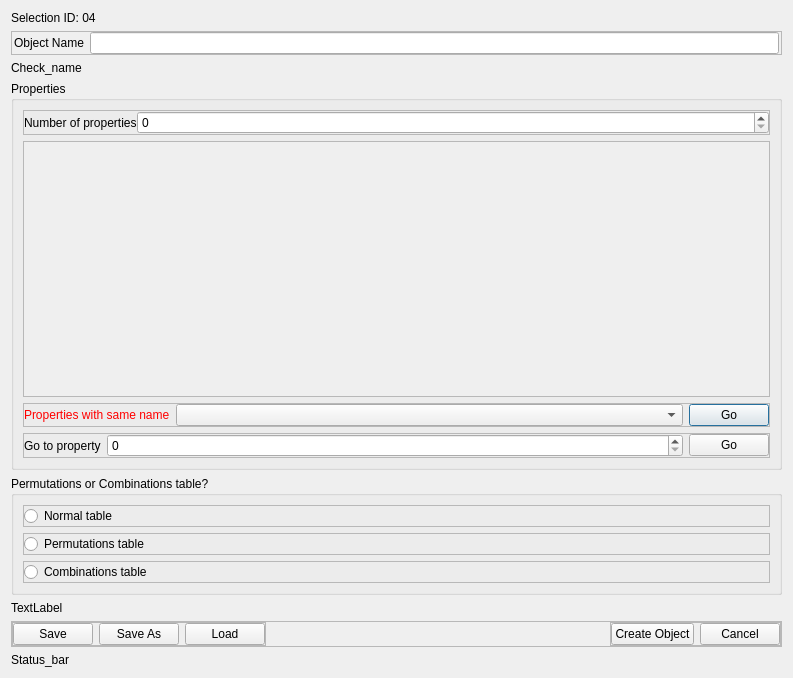
<?xml version="1.0" encoding="UTF-8"?>
<ui version="4.0">
 <class>Dialog</class>
 <widget class="QDialog" name="Dialog">
  <property name="geometry">
   <rect>
    <x>0</x>
    <y>0</y>
    <width>793</width>
    <height>678</height>
   </rect>
  </property>
  <property name="windowTitle">
   <string>Dialog</string>
  </property>
  <layout class="QVBoxLayout" name="verticalLayout">
   <item>
    <widget class="QLabel" name="label_14">
     <property name="text">
      <string>Selection ID: 04</string>
     </property>
    </widget>
   </item>
   <item>
    <widget class="QFrame" name="frame_21">
     <property name="sizePolicy">
      <sizepolicy hsizetype="Expanding" vsizetype="Preferred">
       <horstretch>0</horstretch>
       <verstretch>0</verstretch>
      </sizepolicy>
     </property>
     <property name="locale">
      <locale language="English" country="UnitedStates"/>
     </property>
     <property name="frameShape">
      <enum>QFrame::Shape::StyledPanel</enum>
     </property>
     <property name="frameShadow">
      <enum>QFrame::Shadow::Raised</enum>
     </property>
     <layout class="QHBoxLayout" name="horizontalLayout_20">
      <property name="leftMargin">
       <number>2</number>
      </property>
      <property name="topMargin">
       <number>0</number>
      </property>
      <property name="rightMargin">
       <number>2</number>
      </property>
      <property name="bottomMargin">
       <number>0</number>
      </property>
      <item>
       <widget class="QLabel" name="label_19">
        <property name="text">
         <string>Object Name</string>
        </property>
       </widget>
      </item>
      <item>
       <widget class="QLineEdit" name="lineEdit_6"/>
      </item>
     </layout>
    </widget>
   </item>
   <item>
    <widget class="QLabel" name="label_17">
     <property name="sizePolicy">
      <sizepolicy hsizetype="Expanding" vsizetype="Preferred">
       <horstretch>0</horstretch>
       <verstretch>0</verstretch>
      </sizepolicy>
     </property>
     <property name="text">
      <string>Check_name</string>
     </property>
     <property name="wordWrap">
      <bool>true</bool>
     </property>
    </widget>
   </item>
   <item>
    <widget class="QGroupBox" name="groupBox_3">
     <property name="sizePolicy">
      <sizepolicy hsizetype="Expanding" vsizetype="Expanding">
       <horstretch>0</horstretch>
       <verstretch>0</verstretch>
      </sizepolicy>
     </property>
     <property name="title">
      <string>Properties</string>
     </property>
     <layout class="QVBoxLayout" name="verticalLayout_2">
      <item>
       <widget class="QFrame" name="frame_17">
        <property name="frameShape">
         <enum>QFrame::Shape::StyledPanel</enum>
        </property>
        <property name="frameShadow">
         <enum>QFrame::Shadow::Raised</enum>
        </property>
        <layout class="QHBoxLayout" name="horizontalLayout_16" stretch="0,5">
         <property name="spacing">
          <number>0</number>
         </property>
         <property name="leftMargin">
          <number>0</number>
         </property>
         <property name="topMargin">
          <number>0</number>
         </property>
         <property name="rightMargin">
          <number>0</number>
         </property>
         <property name="bottomMargin">
          <number>0</number>
         </property>
         <item>
          <widget class="QLabel" name="label_15">
           <property name="text">
            <string>Number of properties</string>
           </property>
          </widget>
         </item>
         <item>
          <widget class="QSpinBox" name="spinBox_5"/>
         </item>
        </layout>
       </widget>
      </item>
      <item>
       <widget class="QScrollArea" name="scrollArea_2">
        <property name="widgetResizable">
         <bool>true</bool>
        </property>
        <widget class="QWidget" name="scrollAreaWidgetContents">
         <property name="geometry">
          <rect>
           <x>0</x>
           <y>0</y>
           <width>753</width>
           <height>254</height>
          </rect>
         </property>
         <layout class="QVBoxLayout" name="verticalLayout_3"/>
        </widget>
       </widget>
      </item>
      <item>
       <widget class="QFrame" name="frame_7">
        <property name="frameShape">
         <enum>QFrame::Shape::StyledPanel</enum>
        </property>
        <property name="frameShadow">
         <enum>QFrame::Shadow::Raised</enum>
        </property>
        <layout class="QHBoxLayout" name="horizontalLayout_7" stretch="0,6,0">
         <property name="leftMargin">
          <number>0</number>
         </property>
         <property name="topMargin">
          <number>0</number>
         </property>
         <property name="rightMargin">
          <number>0</number>
         </property>
         <property name="bottomMargin">
          <number>0</number>
         </property>
         <item>
          <widget class="QLabel" name="label_6">
           <property name="styleSheet">
            <string notr="true">color: red;</string>
           </property>
           <property name="text">
            <string>Properties with same name</string>
           </property>
          </widget>
         </item>
         <item>
          <widget class="QComboBox" name="comboBox"/>
         </item>
         <item>
          <widget class="QPushButton" name="pushButton_8">
           <property name="text">
            <string>Go</string>
           </property>
          </widget>
         </item>
        </layout>
       </widget>
      </item>
      <item alignment="Qt::AlignmentFlag::AlignBottom">
       <widget class="QFrame" name="frame_14">
        <property name="frameShape">
         <enum>QFrame::Shape::StyledPanel</enum>
        </property>
        <property name="frameShadow">
         <enum>QFrame::Shadow::Raised</enum>
        </property>
        <layout class="QHBoxLayout" name="horizontalLayout_13" stretch="0,7,0">
         <property name="leftMargin">
          <number>0</number>
         </property>
         <property name="topMargin">
          <number>0</number>
         </property>
         <property name="rightMargin">
          <number>0</number>
         </property>
         <property name="bottomMargin">
          <number>0</number>
         </property>
         <item>
          <widget class="QLabel" name="label_10">
           <property name="text">
            <string>Go to property</string>
           </property>
          </widget>
         </item>
         <item>
          <widget class="QSpinBox" name="spinBox_3"/>
         </item>
         <item>
          <widget class="QPushButton" name="pushButton_7">
           <property name="text">
            <string>Go</string>
           </property>
          </widget>
         </item>
        </layout>
       </widget>
      </item>
     </layout>
    </widget>
   </item>
   <item>
    <widget class="QGroupBox" name="groupBox_7">
     <property name="title">
      <string>Permutations or Combinations table?</string>
     </property>
     <layout class="QVBoxLayout" name="verticalLayout_14">
      <item>
       <widget class="QFrame" name="frame_22">
        <property name="frameShape">
         <enum>QFrame::Shape::StyledPanel</enum>
        </property>
        <property name="frameShadow">
         <enum>QFrame::Shadow::Raised</enum>
        </property>
        <layout class="QHBoxLayout" name="horizontalLayout_21">
         <property name="spacing">
          <number>0</number>
         </property>
         <property name="leftMargin">
          <number>0</number>
         </property>
         <property name="topMargin">
          <number>0</number>
         </property>
         <property name="rightMargin">
          <number>0</number>
         </property>
         <property name="bottomMargin">
          <number>0</number>
         </property>
         <item>
          <widget class="QRadioButton" name="radioButton_10">
           <property name="text">
            <string>Normal table</string>
           </property>
          </widget>
         </item>
        </layout>
       </widget>
      </item>
      <item>
       <widget class="QFrame" name="frame_23">
        <property name="frameShape">
         <enum>QFrame::Shape::StyledPanel</enum>
        </property>
        <property name="frameShadow">
         <enum>QFrame::Shadow::Raised</enum>
        </property>
        <layout class="QHBoxLayout" name="horizontalLayout_22">
         <property name="spacing">
          <number>0</number>
         </property>
         <property name="leftMargin">
          <number>0</number>
         </property>
         <property name="topMargin">
          <number>0</number>
         </property>
         <property name="rightMargin">
          <number>0</number>
         </property>
         <property name="bottomMargin">
          <number>0</number>
         </property>
         <item alignment="Qt::AlignmentFlag::AlignLeft">
          <widget class="QRadioButton" name="radioButton_11">
           <property name="text">
            <string>Permutations table</string>
           </property>
          </widget>
         </item>
        </layout>
       </widget>
      </item>
      <item>
       <widget class="QFrame" name="frame_24">
        <property name="frameShape">
         <enum>QFrame::Shape::StyledPanel</enum>
        </property>
        <property name="frameShadow">
         <enum>QFrame::Shadow::Raised</enum>
        </property>
        <layout class="QHBoxLayout" name="horizontalLayout_23">
         <property name="spacing">
          <number>0</number>
         </property>
         <property name="leftMargin">
          <number>0</number>
         </property>
         <property name="topMargin">
          <number>0</number>
         </property>
         <property name="rightMargin">
          <number>0</number>
         </property>
         <property name="bottomMargin">
          <number>0</number>
         </property>
         <item>
          <widget class="QRadioButton" name="radioButton_12">
           <property name="text">
            <string>Combinations table</string>
           </property>
          </widget>
         </item>
        </layout>
       </widget>
      </item>
     </layout>
    </widget>
   </item>
   <item>
    <widget class="QLabel" name="label_7">
     <property name="text">
      <string>TextLabel</string>
     </property>
    </widget>
   </item>
   <item>
    <widget class="QFrame" name="frame_2">
     <property name="frameShape">
      <enum>QFrame::Shape::StyledPanel</enum>
     </property>
     <property name="frameShadow">
      <enum>QFrame::Shadow::Raised</enum>
     </property>
     <layout class="QHBoxLayout" name="horizontalLayout_2">
      <property name="leftMargin">
       <number>0</number>
      </property>
      <property name="topMargin">
       <number>0</number>
      </property>
      <property name="rightMargin">
       <number>0</number>
      </property>
      <property name="bottomMargin">
       <number>0</number>
      </property>
      <item alignment="Qt::AlignmentFlag::AlignLeft">
       <widget class="QFrame" name="frame_3">
        <property name="frameShape">
         <enum>QFrame::Shape::StyledPanel</enum>
        </property>
        <property name="frameShadow">
         <enum>QFrame::Shadow::Raised</enum>
        </property>
        <layout class="QHBoxLayout" name="horizontalLayout_3">
         <property name="leftMargin">
          <number>0</number>
         </property>
         <property name="topMargin">
          <number>0</number>
         </property>
         <property name="rightMargin">
          <number>0</number>
         </property>
         <property name="bottomMargin">
          <number>0</number>
         </property>
         <item>
          <widget class="QPushButton" name="pushButton_3">
           <property name="text">
            <string>Save</string>
           </property>
          </widget>
         </item>
         <item>
          <widget class="QPushButton" name="pushButton_4">
           <property name="text">
            <string>Save As</string>
           </property>
          </widget>
         </item>
         <item>
          <widget class="QPushButton" name="pushButton_6">
           <property name="text">
            <string>Load</string>
           </property>
          </widget>
         </item>
        </layout>
       </widget>
      </item>
      <item alignment="Qt::AlignmentFlag::AlignRight">
       <widget class="QFrame" name="frame">
        <property name="frameShape">
         <enum>QFrame::Shape::StyledPanel</enum>
        </property>
        <property name="frameShadow">
         <enum>QFrame::Shadow::Raised</enum>
        </property>
        <layout class="QHBoxLayout" name="horizontalLayout">
         <property name="leftMargin">
          <number>0</number>
         </property>
         <property name="topMargin">
          <number>0</number>
         </property>
         <property name="rightMargin">
          <number>0</number>
         </property>
         <property name="bottomMargin">
          <number>0</number>
         </property>
         <item>
          <widget class="QPushButton" name="pushButton">
           <property name="text">
            <string>Create Object</string>
           </property>
          </widget>
         </item>
         <item>
          <widget class="QPushButton" name="pushButton_2">
           <property name="text">
            <string>Cancel</string>
           </property>
          </widget>
         </item>
        </layout>
       </widget>
      </item>
     </layout>
    </widget>
   </item>
   <item>
    <widget class="QLabel" name="label">
     <property name="text">
      <string>Status_bar</string>
     </property>
    </widget>
   </item>
  </layout>
 </widget>
 <resources/>
 <connections/>
</ui>
